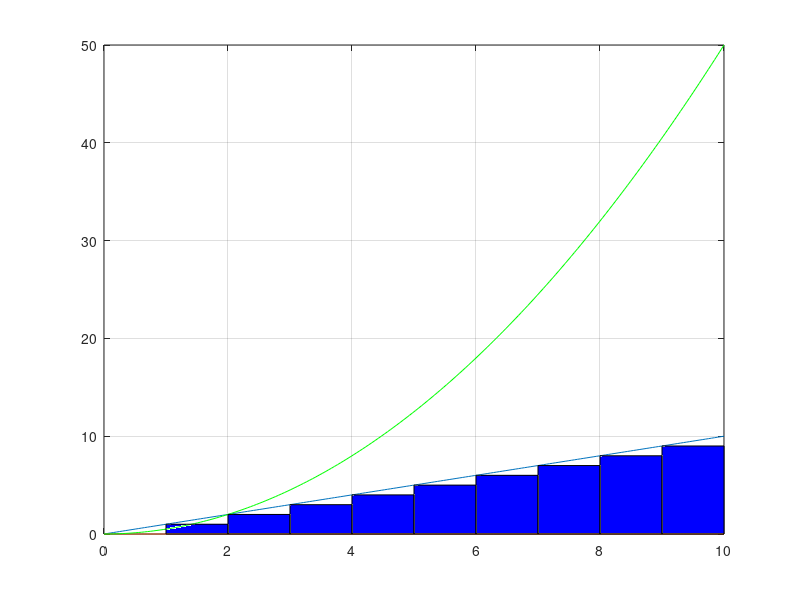

The MATLAB script that drew this image: (Note: this script raises an error after producing the figure.)
fun = @(x) x;
fun1= @(x) 1/2*x.^2;
q=integral(fun,0,10);

x=linspace(0,10,200);
 
plot(x,fun(x));
hold on
grid on;
plot(x,zeros(size(x)))
plot(x,fun1(x),'g')
for v = 0.0:1.0:9.0
    rectangle('Position',[v 0 1.0 fun(v)],'FaceColor',	'#0000FF')
end
ax = gca;
ax.XAxisLocation = 'origin';
ax.YAxisLocation = 'origin';

colororder('#00FFFF')
hold off